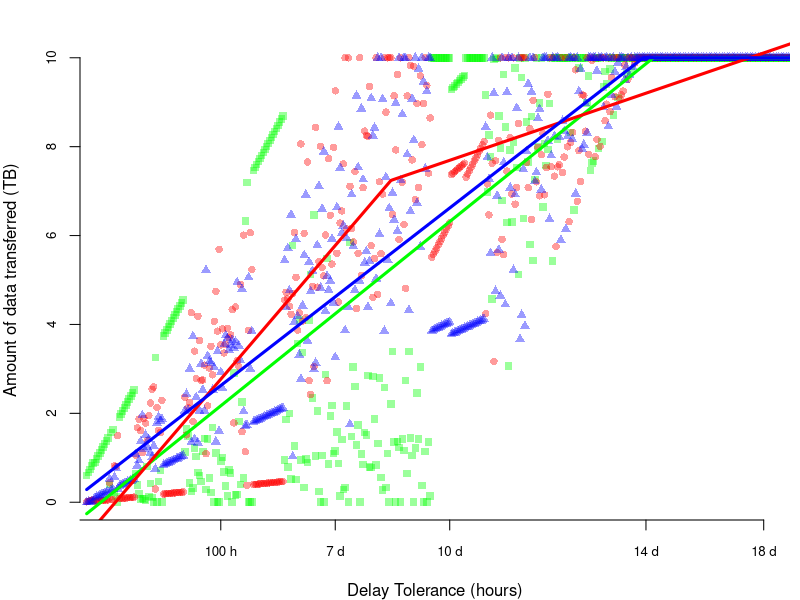

R code for this plot:
pdf("delayTolerance.pdf", width=4, height=3.5, family="Times")
par(mar=c(4, 4, 2, 0.5))
library("segmented")

## Delay Tolerance
data <- read.table("results-delayTolerance-150km-cutoff-12h-3-demand-delayTolerance.txt", sep=",", header=T)

delayTolerance <- data$delayTolerance / 3600
throughput.0 <- data$flow.0/(1e9 * data$delayTolerance)
throughput.1 <- data$flow.1/(1e9 * data$delayTolerance)
throughput.2 <- data$flow.2/(1e9 * data$delayTolerance)

flow.0 <- data$flow.0 / (8*1e15)
flow.1 <- data$flow.1 / (8*1e15)
flow.2 <- data$flow.2 / (8*1e15)

### Resulting bandwidth

# plot(delayTolerance, throughput.0, axes=F, xlab='Delay Tolerance (hours)', ylab='Flow', col=rgb(0,100,0,50,maxColorValue=255), pch=16)
# lines(lowess(delayTolerance, throughput.0), col=rgb(0,100,0,255,maxColorValue=255), lwd=2)
# lines(delayTolerance, predict(nls(throughput.0 ~ SSweibull(delayTolerance, Asym, Drop, lrc, pwr)), list(delayTolerance=delayTolerance)))
# 
# points(delayTolerance, throughput.1, col=rgb(100,0,0,50,maxColorValue=255), pch=16)
# lines(lowess(delayTolerance, throughput.1),col=rgb(100,0,0,255,maxColorValue=255), lwd=2)
# lines(delayTolerance, predict(nls(throughput.1 ~ SSweibull(delayTolerance, Asym, Drop, lrc, pwr)), list(delayTolerance=delayTolerance)))
# 
# points(delayTolerance, throughput.2, col=rgb(0,0,100,50,maxColorValue=255), pch=16)
# lines(lowess(delayTolerance, throughput.2), col=rgb(0,0,100,255,maxColorValue=255), lwd=2)
# lines(delayTolerance, predict(nls(throughput.2 ~ SSweibull(delayTolerance, Asym, Drop, lrc, pwr)), list(delayTolerance=delayTolerance)))
# 
# lines(delayTolerance, throughput.0 + throughput.1 + throughput.2, col=rgb(100,100,100,255,maxColorValue=255), lwd=2)
# 
# axis(1, at=c(10, 100, 170, 240, 360, 480), labels=c("10 h", "100 h", "7 d","10 d", "14 d", "20 d"))
# axis(2)

### Amount of data transferred

plot(delayTolerance, flow.0, axes=F, xlim=c(30,432), xlab='Delay Tolerance (hours)', ylab='Amount of data transferred (TB)', col=rgb(0,255,0,100,maxColorValue=255), pch=15)
points(delayTolerance, flow.1, col=rgb(255,0,0,100,maxColorValue=255), pch=16)
points(delayTolerance, flow.2, col=rgb(0,0,255,100,maxColorValue=255), pch=17)

lines(delayTolerance, predict(segmented(glm(flow.0 ~ delayTolerance), seg.Z = ~delayTolerance, psi=150)), col=rgb(0,255,0,255,maxColorValue=255), lwd=3)
lines(delayTolerance, predict(segmented(glm(flow.1 ~ delayTolerance), seg.Z = ~delayTolerance, psi=230)), col=rgb(255,0,0,255,maxColorValue=255), lwd=3)
lines(delayTolerance, predict(segmented(glm(flow.2 ~ delayTolerance), seg.Z = ~delayTolerance, psi=230)), col=rgb(0,0,255,255,maxColorValue=255), lwd=3)

axis(1, at=c(10, 100, 170, 240, 360, 432), labels=c("10 h", "100 h", "7 d","10 d", "14 d", "18 d"), cex.axis=0.8)
axis(2, cex.axis=0.8)

dev.off()

# lines(data$delayTolerance/3600, data$flow.0 + data$flow.1 + data$flow.2)
# 
# ## Weibull regression
# plot(delayTolerance, flow.0, axes=F, xlab='Delay Tolerance (hours)', ylab='Flow', col=rgb(0,100,0,50,maxColorValue=255), pch=16)
# model <- nls(flow.0 ~ SSweibull(delayTolerance, Asym, Drop, lrc, pwr))
# xv <- 10:479
# yv <- predict(model, list(delayTolerance=xv))
# lines(xv, yv)
# 
# ## Generalzed additive model
# plot(delayTolerance, flow.0, axes=F, xlab='Delay Tolerance (hours)', ylab='Data transferred (TB)', col=rgb(0,100,0,50,maxColorValue=255), pch=16)
# model <- gam(flow.0 ~ s(delayTolerance))
# xv <- 10:479
# yv <- predict(model, list(delayTolerance=xv))
# lines(xv, yv)
# 
# # Non-linear least squares
# model <- nls(flow.0 ~ a*(1-exp(-c*delayTolerance)), start=list(a=8000,c=0.001))
# 
# ## Link leakage
# data.ll <- read.table("results-linkleakage-150km-cutoff-12h-3-demand-delayTolerance-7d.txt", sep=",", header=T)
# 
# throughput.ll.0    <- data.ll$flow.0/(1e9 * data.ll$delayTolerance)
# throughput.ll.1    <- data.ll$flow.1/(1e9 * data.ll$delayTolerance)
# throughput.ll.2    <- data.ll$flow.2/(1e9 * data.ll$delayTolerance)
# 
# flow.ll.0 <- data.ll$flow.0 / 1e12
# flow.ll.1 <- data.ll$flow.1 / 1e12
# flow.ll.2 <- data.ll$flow.2 / 1e12
# 
# linkLeakage <- data.ll$linkLeakage
# 
# plot(linkLeakage, flow.ll.0, axes=F, xlab='Delay Tolerance (hours)', ylab='Flow', col=rgb(0,100,0,50,maxColorValue=255), pch=16)
# lines(linkLeakage, predict(lm(flow.ll.0 ~ linkLeakage)))
# # lines(lowess(data.ll$linkLeakage, flow.ll.0),col=rgb(0,100,0,255,maxColorValue=255), lwd=2)
# # lines(linkLeakage, predict(gam(flow.ll.0 ~ s(linkLeakage)), list(linkLeakage=linkLeakage)))
# # lines(linkLeakage, predict(nls(flow.ll.0 ~ SSweibull(linkLeakage, Asym, Drop, lrc, pwr)), list(linkLeakage=linkLeakage)))
# 
# points(linkLeakage, flow.ll.1, col=rgb(100,0,0,50,maxColorValue=255), pch=16)
# lines(linkLeakage, predict(lm(flow.ll.1 ~ linkLeakage)))
# # lines(lowess(linkLeakage, flow.ll.1),col=rgb(100,0,0,255,maxColorValue=255), lwd=2)
# # lines(linkLeakage, predict(nls(flow.ll.1 ~ SSweibull(linkLeakage, Asym, Drop, lrc, pwr)), list(linkLeakage=linkLeakage)))
# # lines(linkLeakage, predict(lm(flow.ll.1 ~ 1/exp(linkLeakage)), list(linkLeakage=linkLeakage)))
# 
# points(linkLeakage, flow.ll.2, col=rgb(0,0,100,50,maxColorValue=255), pch=16)
# lines(linkLeakage, predict(lm(flow.ll.2 ~ linkLeakage)))
# # lines(linkLeakage, predict(nls(flow.ll.2 ~ SSweibull(linkLeakage, Asym, Drop, lrc, pwr)), list(linkLeakage=linkLeakage)))
# # lines(lowess(data.ll$linkLeakage, flow.ll.2),col=rgb(0,0,100,255,maxColorValue=255), lwd=2)
# 
# axis(1)
# axis(2)
